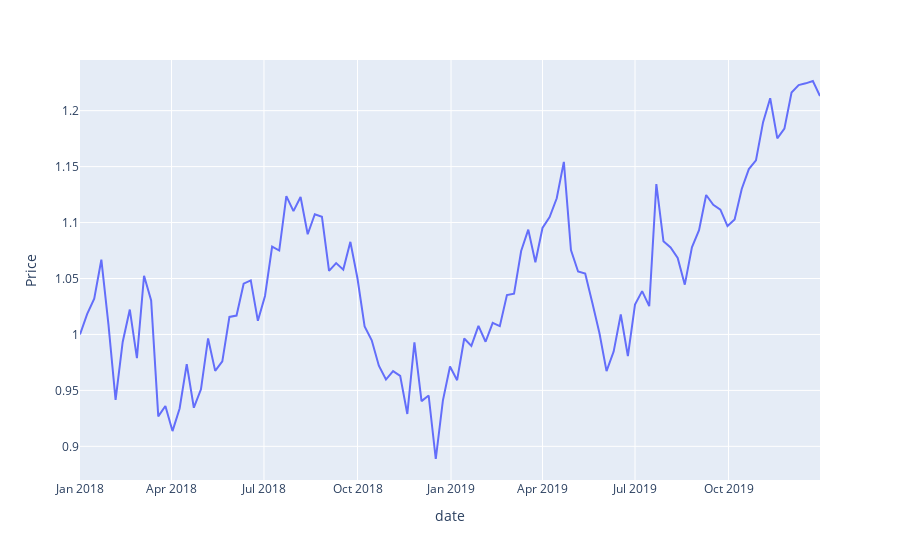

Notebook source saved alongside this figure:
### Code cell
google = stocks_long[stocks_long["Company"]=="GOOG"]

fig = px.line(google,
              x = "date",
              y = "Price")

fig.show()
